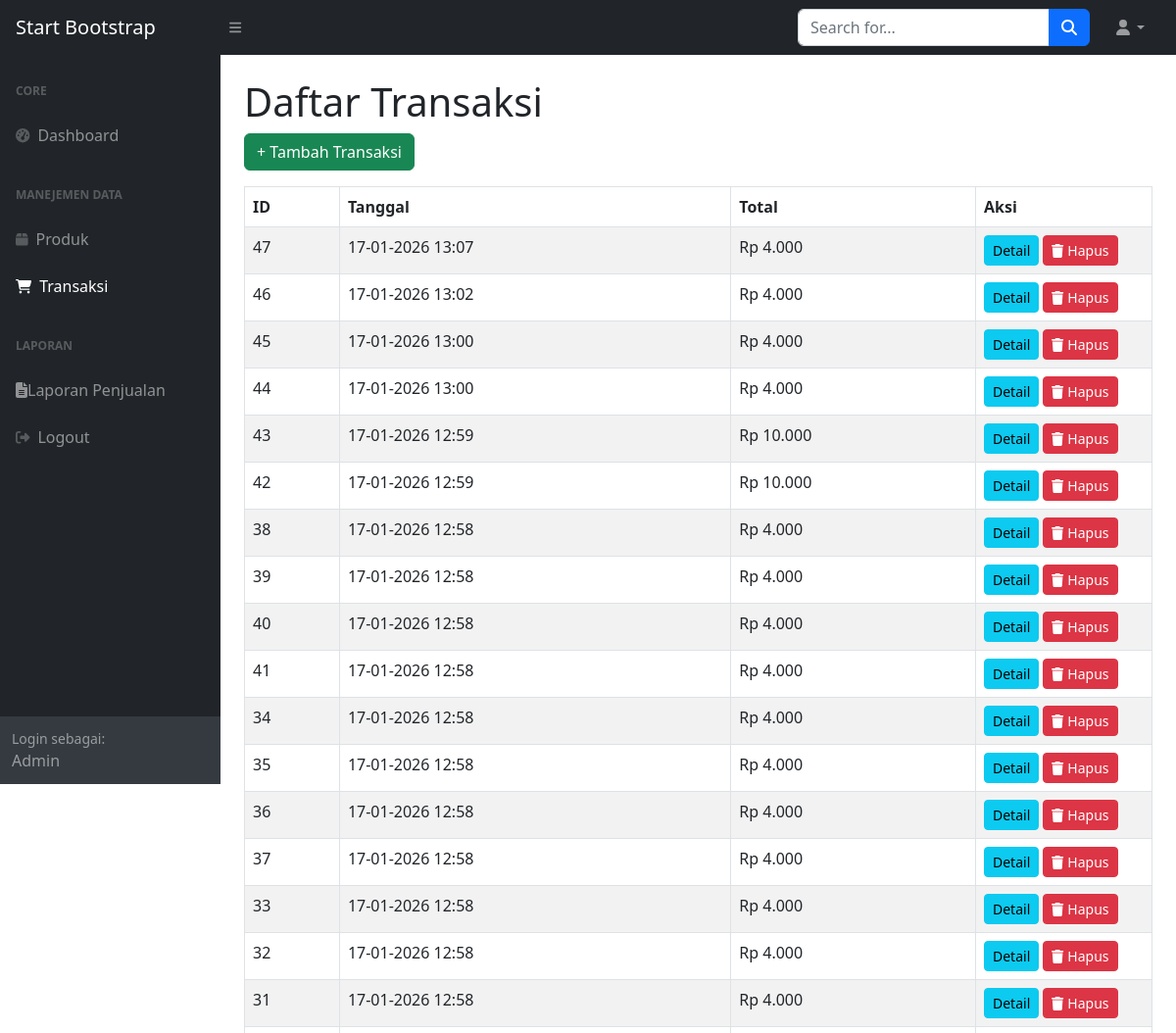
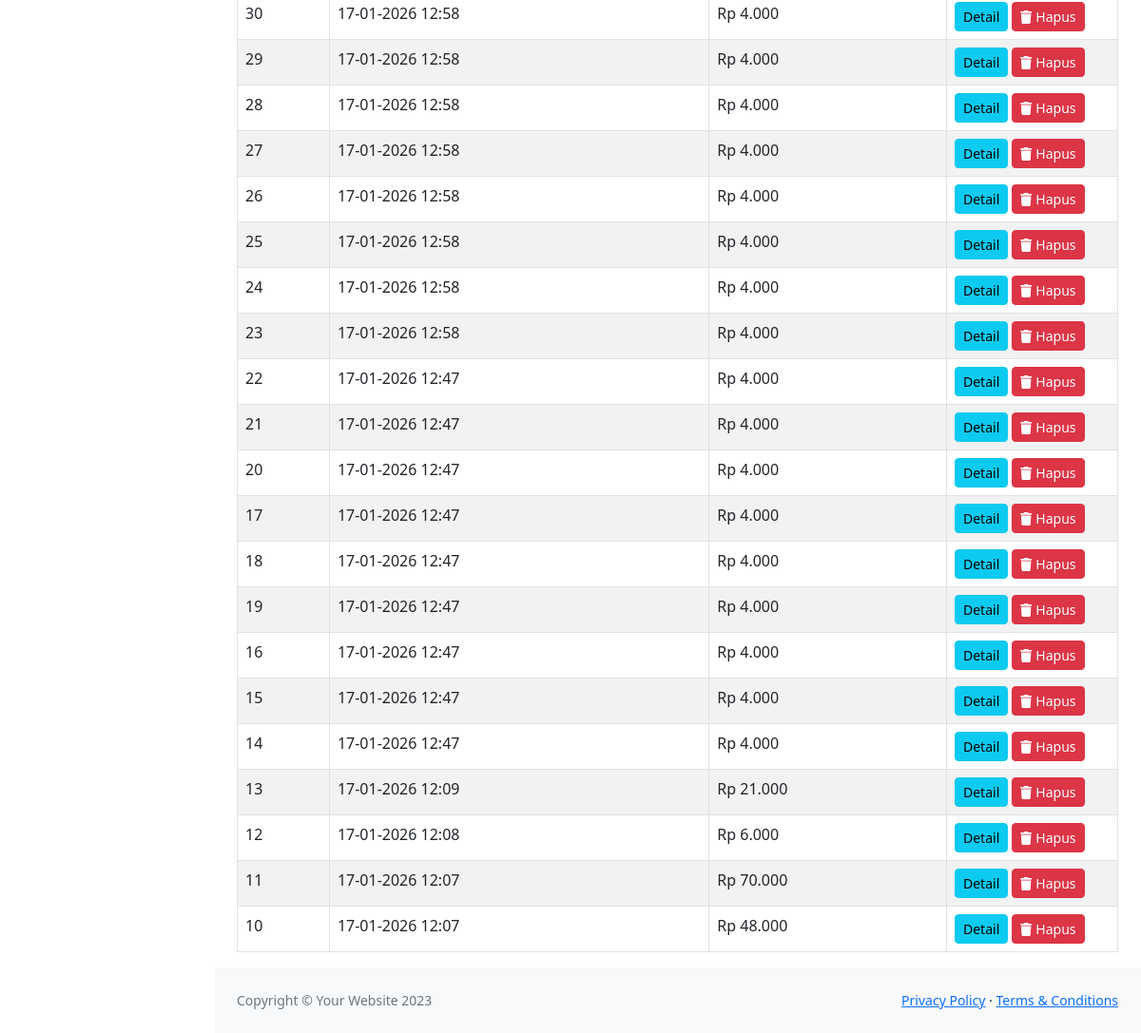
Screenshot of /index.php?hal=daftar_transaksi with the database file from the repository (2 pictures, top to bottom).
### tables this page shows
CREATE TABLE `transaksi` (
  `id_transaksi` int NOT NULL,
  `tanggal` datetime NOT NULL,
  `total_harga` decimal(10,2) NOT NULL,
  `kasir` varchar(50) NOT NULL
);

### pages/daftar_transaksi.php (the view, shortened to what this page needs)
<?php
require_once(__DIR__ . '/../includes/config.php');
$result = $conn->query("SELECT * FROM transaksi ORDER BY tanggal DESC");
?>
<div class="container-fluid px-4">
    <h1 class="mt-4">Daftar Transaksi</h1>
    <a href="index.php?hal=tambah_transaksi" class="btn btn-success mb-3">
        + Tambah Transaksi
    </a>
    <table class="table table-striped table-bordered">
        <thead>
            <tr>
                <th>ID</th>
                <th>Tanggal</th>
                <th>Total</th>
                <th width="180">Aksi</th>
            </tr>
        </thead>
        <tbody>
            <?php if ($result && $result->num_rows > 0): ?>
                <?php while($t = $result->fetch_assoc()): ?>
                <tr>
                    <td><?= $t['id_transaksi'] ?></td>
                    <td><?= date('d-m-Y H:i', strtotime($t['tanggal'])) ?></td>
                    <td>Rp <?= number_format($t['total_harga'], 0, ',', '.') ?></td>
                    <td>
                        <a href="index.php?hal=detail_transaksi&id=<?= $t['id_transaksi'] ?>"
                           class="btn btn-info btn-sm">
                            Detail
                        </a>
                        <a href="hapus_transaksi.php?id=<?= $t['id_transaksi'] ?>"
                           onclick="return confirm('Yakin ingin menghapus transaksi ini?')"
                           class="btn btn-danger btn-sm">
                            <i class="fas fa-trash"></i> Hapus
                        </a>
                    </td>
                </tr>
                <?php endwhile; ?>
            <?php endif; ?>
        </tbody>
    </table>
</div>

### rows the page displays
transaksi: id_transaksi "47", tanggal "17-01-2026 13:07", total_harga "4.000"
transaksi: id_transaksi "46", tanggal "17-01-2026 13:02", total_harga "4.000"
transaksi: id_transaksi "45", tanggal "17-01-2026 13:00", total_harga "4.000"
transaksi: id_transaksi "44", tanggal "17-01-2026 13:00", total_harga "4.000"
transaksi: id_transaksi "43", tanggal "17-01-2026 12:59", total_harga "10.000"
transaksi: id_transaksi "42", tanggal "17-01-2026 12:59", total_harga "10.000"
transaksi: id_transaksi "38", tanggal "17-01-2026 12:58", total_harga "4.000"
transaksi: id_transaksi "39", tanggal "17-01-2026 12:58", total_harga "4.000"
transaksi: id_transaksi "40", tanggal "17-01-2026 12:58", total_harga "4.000"
transaksi: id_transaksi "41", tanggal "17-01-2026 12:58", total_harga "4.000"
transaksi: id_transaksi "34", tanggal "17-01-2026 12:58", total_harga "4.000"
transaksi: id_transaksi "35", tanggal "17-01-2026 12:58", total_harga "4.000"
transaksi: id_transaksi "36", tanggal "17-01-2026 12:58", total_harga "4.000"
transaksi: id_transaksi "37", tanggal "17-01-2026 12:58", total_harga "4.000"
transaksi: id_transaksi "33", tanggal "17-01-2026 12:58", total_harga "4.000"
transaksi: id_transaksi "32", tanggal "17-01-2026 12:58", total_harga "4.000"
transaksi: id_transaksi "31", tanggal "17-01-2026 12:58", total_harga "4.000"
transaksi: id_transaksi "30", tanggal "17-01-2026 12:58", total_harga "4.000"
transaksi: id_transaksi "29", tanggal "17-01-2026 12:58", total_harga "4.000"
transaksi: id_transaksi "28", tanggal "17-01-2026 12:58", total_harga "4.000"
transaksi: id_transaksi "27", tanggal "17-01-2026 12:58", total_harga "4.000"
transaksi: id_transaksi "26", tanggal "17-01-2026 12:58", total_harga "4.000"
transaksi: id_transaksi "25", tanggal "17-01-2026 12:58", total_harga "4.000"
transaksi: id_transaksi "24", tanggal "17-01-2026 12:58", total_harga "4.000"
transaksi: id_transaksi "23", tanggal "17-01-2026 12:58", total_harga "4.000"
transaksi: id_transaksi "22", tanggal "17-01-2026 12:47", total_harga "4.000"
transaksi: id_transaksi "21", tanggal "17-01-2026 12:47", total_harga "4.000"
transaksi: id_transaksi "20", tanggal "17-01-2026 12:47", total_harga "4.000"
transaksi: id_transaksi "17", tanggal "17-01-2026 12:47", total_harga "4.000"
transaksi: id_transaksi "18", tanggal "17-01-2026 12:47", total_harga "4.000"
transaksi: id_transaksi "19", tanggal "17-01-2026 12:47", total_harga "4.000"
transaksi: id_transaksi "16", tanggal "17-01-2026 12:47", total_harga "4.000"
transaksi: id_transaksi "15", tanggal "17-01-2026 12:47", total_harga "4.000"
transaksi: id_transaksi "14", tanggal "17-01-2026 12:47", total_harga "4.000"
transaksi: id_transaksi "13", tanggal "17-01-2026 12:09", total_harga "21.000"
transaksi: id_transaksi "12", tanggal "17-01-2026 12:08", total_harga "6.000"
transaksi: id_transaksi "11", tanggal "17-01-2026 12:07", total_harga "70.000"
transaksi: id_transaksi "10", tanggal "17-01-2026 12:07", total_harga "48.000"

### other values shown
$_SESSION['username'] "Admin"
